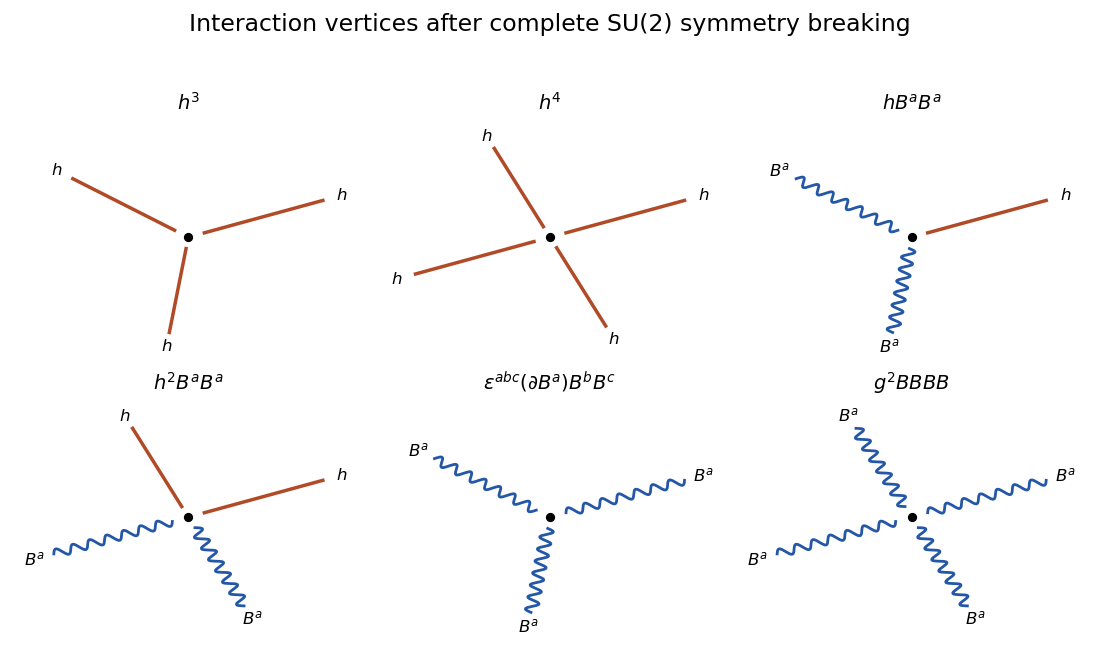

Generate this figure with Python:
#!/usr/bin/env python3
"""Generate paper-305-higgs-interactions.png."""

from pathlib import Path

import matplotlib.pyplot as plt
import numpy as np


def straight(ax, center, angle, label, scalar=False):
    r0, r1 = 0.05, 0.42
    u = np.array([np.cos(angle), np.sin(angle)])
    a, b = center + r0 * u, center + r1 * u
    if scalar:
        ax.plot([a[0], b[0]], [a[1], b[1]], color="#b04a27", lw=2.5)
    else:
        t = np.linspace(0, 1, 160)
        n = np.array([-u[1], u[0]])
        xy = a[:, None] + (b - a)[:, None] * t + 0.018 * n[:, None] * np.sin(14 * np.pi * t)
        ax.plot(xy[0], xy[1], color="#2457a6", lw=2.0)
    pos = center + 0.48 * u
    ax.text(pos[0], pos[1], label, ha="center", va="center", fontsize=12)


def vertex(ax, scalar_count, vector_count, title):
    center = np.array([0.5, 0.48])
    count = scalar_count + vector_count
    angles = np.linspace(0, 2 * np.pi, count, endpoint=False) + np.pi / 8
    for i, angle in enumerate(angles):
        is_scalar = i < scalar_count
        straight(ax, center, angle, "$h$" if is_scalar else "$B^a$", scalar=is_scalar)
    ax.scatter(*center, s=32, color="black", zorder=4)
    ax.set_xlim(0, 1)
    ax.set_ylim(0, 1)
    ax.axis("off")
    ax.set_title(title, fontsize=14)


fig, axes = plt.subplots(2, 3, figsize=(11, 6.5), dpi=100)
for ax, spec in zip(
    axes.flat,
    [
        (3, 0, r"$h^3$"),
        (4, 0, r"$h^4$"),
        (1, 2, r"$hB^aB^a$"),
        (2, 2, r"$h^2B^aB^a$"),
        (0, 3, r"$\epsilon^{abc}(\partial B^a)B^bB^c$"),
        (0, 4, r"$g^2BB BB$"),
    ],
):
    vertex(ax, *spec)
fig.suptitle("Interaction vertices after complete SU(2) symmetry breaking", fontsize=17)
fig.tight_layout(rect=(0, 0, 1, 0.94))
fig.savefig(Path(Path(__file__).stem + ".png"), facecolor="white")
plt.close(fig)
